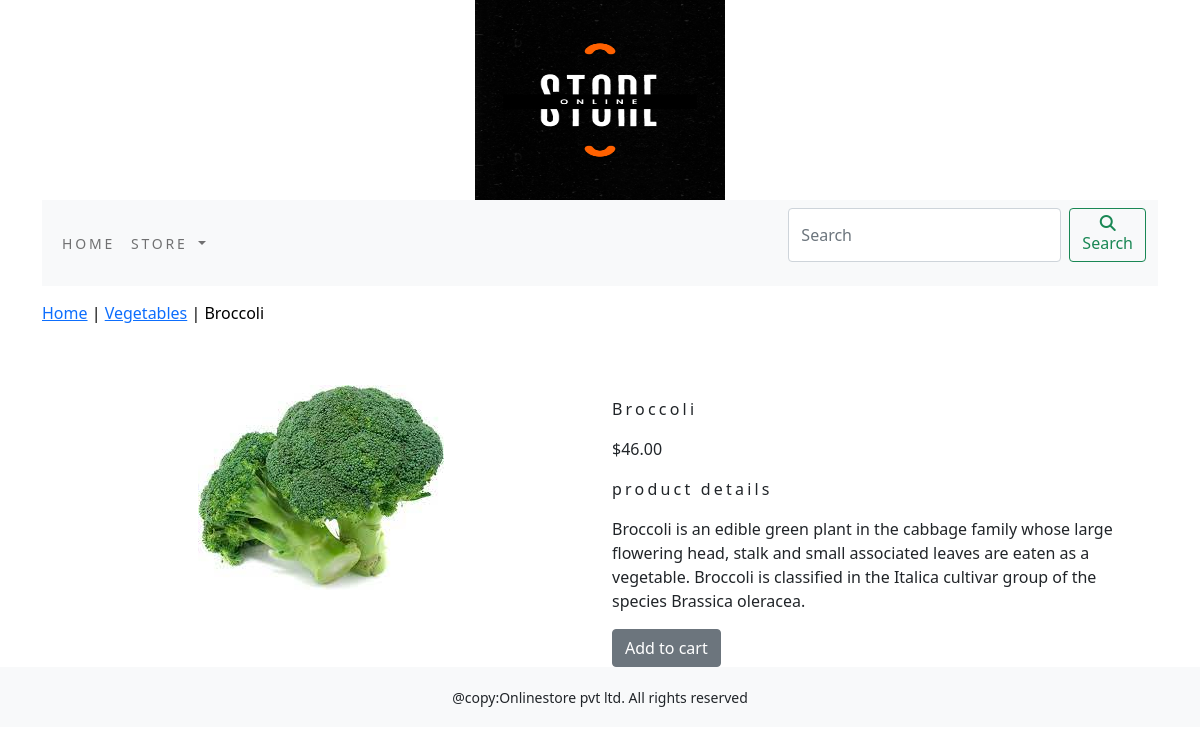
/shop/vegetables/broccoli/, run on the app's committed database.
### ecomapp/models.py (models this page shows, shortened)
class Product(models.Model):
    name=models.CharField(max_length=250,unique=True)
    slug=models.SlugField(max_length=250,unique=True)
    description=models.TextField(blank=True)
    price=models.DecimalField(max_digits=10,decimal_places=2)
    category=models.ForeignKey(Category,on_delete=models.CASCADE)
    image=models.ImageField(upload_to='product',blank=True)
    stock=models.IntegerField()
    available=models.BooleanField(default=True)
    created=models.DateTimeField(auto_now_add=True)
    updated=models.DateTimeField(auto_now=True)
    class Meta:
        ordering=('name',)
        verbose_name='product'
        verbose_name_plural='products'

class Category(models.Model):
    name=models.CharField(max_length=250,unique=True)
    slug=models.SlugField(max_length=250,unique=True)
    descr=models.TextField(blank=True)
    image=models.ImageField(upload_to='category',blank=True)
    class Meta:
        ordering=('name',)
        verbose_name='category'
        verbose_name_plural='categories'
    def get_url(self):
        return reverse('ecomapp:products_by_category',args=[self.slug])
    def __str__(self):
        return  '{}'.format(self.name)

### ecomapp/views.py (the view)
# urls.py: path('<slug:c_slug>/<slug:product_slug>/', views.proDetail, name='prodCatdeail')
def proDetail(request,c_slug,product_slug):
    try:
        product=Product.objects.get(category__slug=c_slug,slug=product_slug)
    except Exception as e:
        raise e
    return render(request,'product.html',{'product':product})

### cart/context_processors.py (called while the page is built)
def counter(request):
    item_count=0
    if'admin' in request.path:
        return  {}
    else:
        try:
            cart=Cart.objects.filter(cart_id=_cart_id(request))
            cart_items=CartItem.objects.all().filter(cart=cart[:1])
            for cart_item in cart_items:
                item_count += cart_item.quantity
        except Cart.DoesNotExist:
            item_count = 0
    return dict(item_count=item_count)

### cart/views.py (called while the page is built)
def _cart_id(request):
    cart=request.session.session_key
    if not cart:
        cart=request.session.create()
    return cart

### ecomapp/context_processors.py (called while the page is built)
def menu_links(request):
    links=Category.objects.all()
    return dict(links=links)

### templates/product.html (shortened to what this page needs)
{% extends 'base.html' %}
{% load static %}
{% block content %}
<div class="my_prod_row_class">
  <div class="mx_auto">
   <p><a href="{% url 'ecomapp:allProdCat' %}">Home</a> | <a href="{{product.category.get_url}}">{{product.category}}</a> | {{product.name}}</p>
  </div>
</div>
<div class="container">
<br>
<div class="row">
  <div class="col-12 col-sm-12 col-md-12 col-lg-6 text-center">
    <div style="min-width:18rem;">
      <img src="{{product.image.url}}" alt="{{product.name}}">
    </div>
  </div>
    <div class="col-12 col-sm-12 col-md-12 col-lg-6">
        <div>
      <h1 class="my_prod_title">{{product.name}}</h1>
      <p>${{product.price}}</p>
      <p class="my_title">product details</p>
       <p class="text_justify my_prod_text">{{product.description}}</p>
      {% if product.stock <= 0 %}
      <p class="text_justify my_prod_text"><b>Out of Stock</b></p>
      {% else %}
      <a  class="btn btn-secondary" href="{% url 'cart:add_cart' product.id %}">Add to cart </a>
      {% endif %}
    </div>
  </div>
</div>
</div></div>
{% endblock %}

### static/css/custom.css (style rules this page uses)
body { font-family: 'Roboto', sans-serif; }
.my_title { font-size:16px; text_transform:uppercase; letter-spacing:.2em; }
.my_prod_row_class { padding-top:15px; padding-bottom:20px; }
.my_prod_row_class .mx_auto { color:#000; font-size;12px; text-decoration:none; }
.my_prod_title { font-size:16px; text_transform:uppercase; letter-spacing:.2em; padding-top:15px; padding-bottom:10px; }
.my_prod_text { padding-right:20px; }

### data on the page
Product: category "Vegetables", name "Broccoli", image (picture), price "46.00", description "Broccoli is an edible green plant in the cabbage family whose large flowering head, stalk and small associated leaves are eaten as a vegetable. Broccoli is classified in the Italica cultivar group of the species Brassica oleracea."
